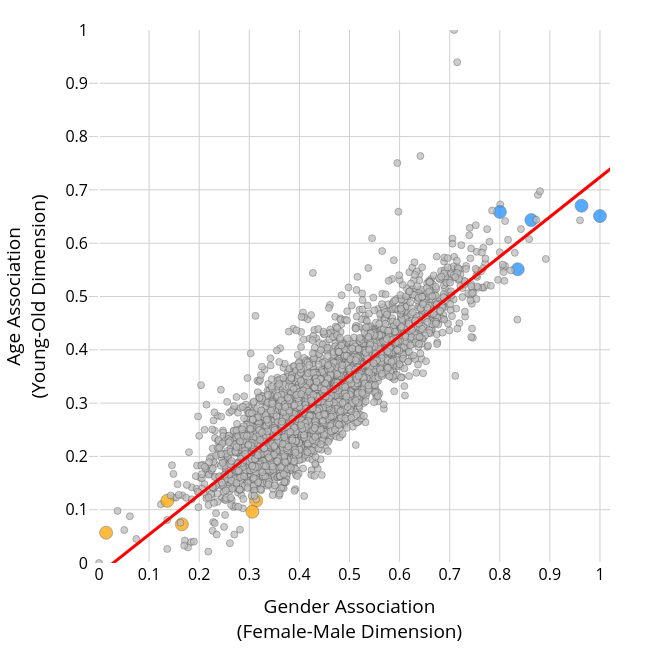

Notebook code cell kept with this figure:
### Markdown cell above
Τέλος, δημιουργείται με τη βιβλιοθήκη Plotly το διαδραστικό διάγραμμα. Μέσω της παραμέτρου 'hovertemplate' για κάθε σημείο εμφανίζεται ένα πλαίσιο με το όνομα της κατηγορίας, την τιμή του φύλου και της ηλικίας όταν ο χρήστης τοποθετεί το ποντίκι πάνω του. Προστίθεται και η ευθεία της παλινδρόμησης με κόκκινο χρώμα για να είναι δυνατή η οπτική ερμηνεία των αποτελεσμάτων. Σε αυτό το σημείο, ρυθμίζεται και η εμφάνιση των αξόνων καθώς και η γενική αισθητική του γραφήματος.

### Code cell
fig = go.Figure()

fig.add_trace(
    go.Scatter(
        x=x,
        y=y,
        mode="markers",
        marker=dict(
            size=plot_df["size"],
            color=plot_df["color"],
            line=dict(color="rgba(80,80,80,0.7)", width=0.8),
            opacity=0.75
        ),
        customdata=np.stack([
            plot_df["Social.Category"],
            x,
            y
        ], axis=-1),
        hovertemplate=(
            "category: %{customdata[0]}<br>"
            "gender: %{customdata[1]:.2f}<br>"
            "age: %{customdata[2]:.2f}"
            "<extra></extra>"
        ),
        showlegend=False
    )
)

fig.add_trace(
    go.Scatter(
        x=x_line,
        y=y_line,
        mode="lines",
        line=dict(color="red", width=3),
        hoverinfo="skip",
        showlegend=False
    )
)

fig.update_layout(
    width=650,
    height=650,
    plot_bgcolor="white",
    paper_bgcolor="white",
    margin=dict(l=70, r=40, t=30, b=70),
    xaxis=dict(
        title="Gender Association<br>(Female-Male Dimension)",
        range=[-0.02, 1.02],
        tickvals=np.arange(0.0, 1.01, 0.1),
        showgrid=True,
        gridcolor="#d0d0d0"
    ),
    yaxis=dict(
        title="Age Association<br>(Young-Old Dimension)",
        range=[0.0, 1.0],
        tickvals=np.arange(0.0, 1.01, 0.1),
        showgrid=True,
        gridcolor="#d0d0d0"
    ),
    font=dict(color="black", size=16)
)

fig.show()

### Figure 1 — Plotly figure (JSON) as saved in the notebook; plotly's stock layout.template omitted (floating-point values rounded to 4 significant figures; data arrays with more than 128 entries replaced by an {"elided": "..."} marker saying what was removed)
{"data": [{"customdata": {"elided": "3495x3 mixed values"}, "hovertemplate": "category: %{customdata[0]}<br>gender: %{customdata[1]:.2f}<br>age: %{customdata[2]:.2f}<extra></extra>", "marker": {"color": {"elided": "3495 str values"}, "line": {"color": "rgba(80,80,80,0.7)", "width": 0.8}, "opacity": 0.75, "size": {"elided": "3495 int values"}}, "mode": "markers", "showlegend": false, "type": "scatter", "x": {"elided": "3495 float values"}, "y": {"elided": "3495 float values"}}, {"hoverinfo": "skip", "line": {"color": "red", "width": 3}, "mode": "lines", "showlegend": false, "type": "scatter", "x": {"elided": "300 float values"}, "y": {"elided": "300 float values"}}], "layout": {"font": {"color": "black", "size": 16}, "height": 650, "margin": {"b": 70, "l": 70, "r": 40, "t": 30}, "paper_bgcolor": "white", "plot_bgcolor": "white", "width": 650, "xaxis": {"gridcolor": "#d0d0d0", "range": [-0.02, 1.02], "showgrid": true, "tickvals": [0.0, 0.1, 0.2, 0.3, 0.4, 0.5, 0.6, 0.7, 0.8, 0.9, 1.0], "title": {"text": "Gender Association<br>(Female-Male Dimension)"}}, "yaxis": {"gridcolor": "#d0d0d0", "range": [0, 1], "showgrid": true, "tickvals": [0.0, 0.1, 0.2, 0.3, 0.4, 0.5, 0.6, 0.7, 0.8, 0.9, 1.0], "title": {"text": "Age Association<br>(Young-Old Dimension)"}}}}
